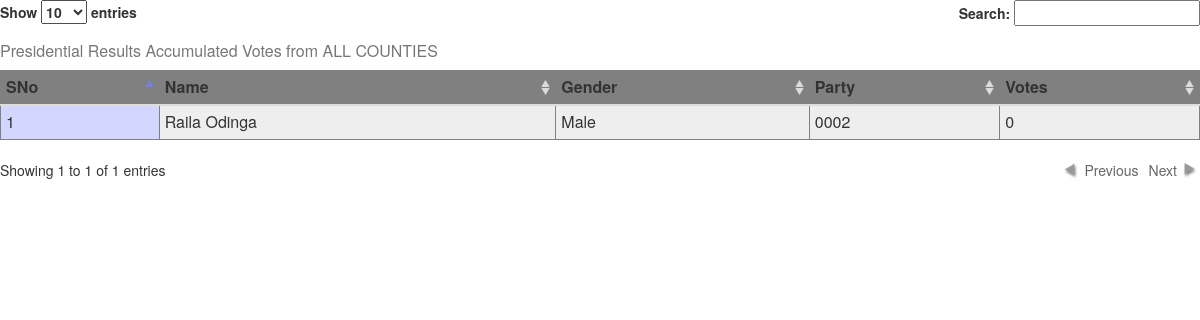
Page /admin/load_presidential_chair.php on the committed database.
### tables this page shows
CREATE TABLE IF NOT EXISTS `president` (
  `Sno` int(11) NOT NULL AUTO_INCREMENT,
  `uname` varchar(255) NOT NULL,
  `nid` int(8) NOT NULL,
  `gender` set('Male','Female') NOT NULL,
  `partycode` int(4) unsigned zerofill NOT NULL,
  `photo` mediumblob NOT NULL,
  `president_votes` int(20) NOT NULL,
  PRIMARY KEY (`Sno`),
  UNIQUE KEY `nid` (`nid`),
  UNIQUE KEY `party` (`partycode`),
  UNIQUE KEY `uname` (`uname`)
);

### admin/load_presidential_chair.php (the view, shortened to what this page needs)
<link rel="stylesheet" href="../bootstrap/css/bootstrap.min.css">
<link rel="stylesheet" type="text/css" href="../jquery/jquery-ui-1.12.1.custom/jquery-ui.min.css">
<link rel="stylesheet" type="text/css" href="../plugins/datatables/css/demo_page.css">
<link rel="stylesheet" type="text/css" href="../plugins/datatables/css/demo_table.css">
    <?php
 include '../db_config/connection.php';
  $select="select * from president  ORDER BY Sno";
  $result=mysqli_query($conn,$select);
  if(mysqli_num_rows($result)>0){
    $output='';
    $output.='<table border="1" class=" table table-stripped table-condensed table-responsive" id="example">
    <caption>Presidential Results Accumulated Votes from ALL COUNTIES</caption><thead><tr>
    <th>SNo</th>
          <th>Name</th>
          <th>Gender</th>
          <th>Party</th>
          <th>Votes</th>
    </tr></thead><tbody>';
    $count=0;
      while($row=mysqli_fetch_array($result)){
        ++$count;
      $output.='<tr style="background-color: #eee;">
        <td>'.$count.'</td>
      <td>'.$row['uname'].'</td>
      <td>'.$row['gender'].'</td>
      <td>'.$row['partycode'].'</td>
      <td>'.$row['president_votes'].'</td>
      </tr>';
    }
    $output.='</tbody>
    </table>';
    echo $output;
  }
    ?>

### admin/load_presidential_chair.php (style rules this page uses)
thead tr { background-color: grey; }

### rows in the picture
president: uname "Raila Odinga", gender "Male", partycode "0002", president_votes "0"
